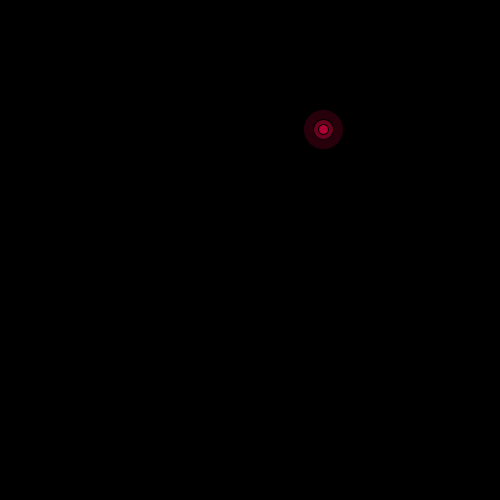
Frame 1 (no input)
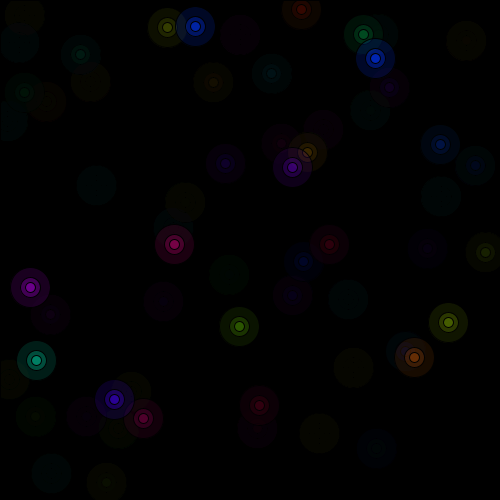
Frame 60 (the mouse pressed at the canvas centre just before this capture)
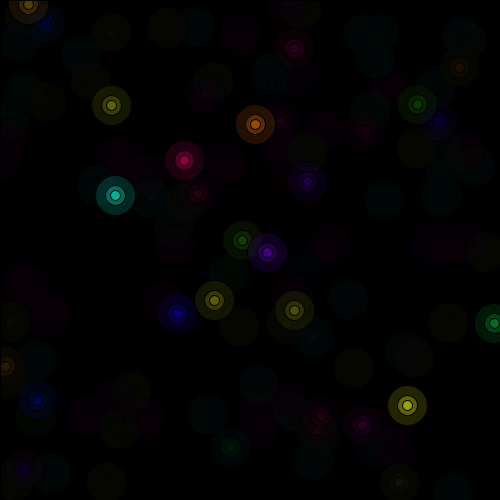
Frame 120 (the mouse held since frame 60 and released just before this capture)

The Processing sketch that drew these frames (run headless with seeded random() and noise(); from frame 60 on, the mouse is pressed at the canvas centre):

// Processing sketch: processing_143955
// ── processing_143955.pde

float x, y, c;
int big = 40;
int frames = 80;
int i = 0;

void setup() {
  size(500, 500);
  colorMode(HSB);
  background(0, 0, 0);
}

void draw() {
  fill(0, 0, 0, 20);
  rect(0, 0, width, height);

  x = random(width);
  y = random(height);
  c = random(255);

  fill(c, 255, 255, 40);
  ellipse(x, y, big, big);

  fill(c, 255, 255, 80);
  ellipse(x, y, big/2, big/2);

  fill(c, 255, 255, 120);
  ellipse(x, y, big/4, big/4);

  wait(100);
}

void wait(int delay) {
  int time = millis();
  while (millis () - time <= delay);
}
